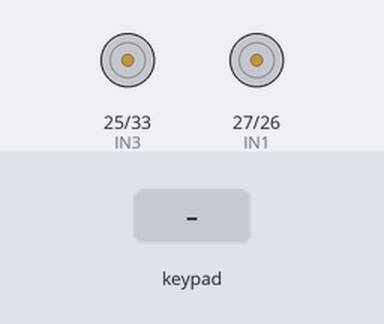
A sketch run on a simulated ESP32. Shown: motor-driver pin pairs drawn as motors (green arrow = first pin HIGH = forward, orange = second pin HIGH = backward, longer = more drive). Inputs (shaded band) come from the test bench.

Above: at 1.2 s.
1.3 s: key 'U' pressed
At 1.5 s:
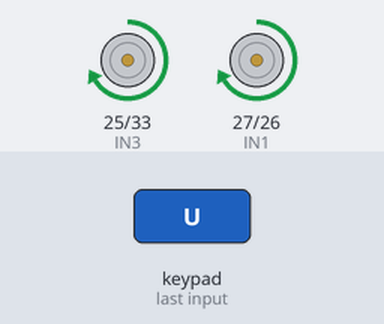
3.2 s: key 'D' pressed
At 3.4 s:
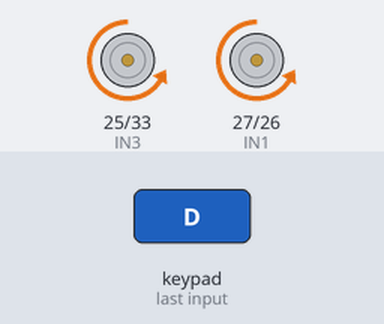
5.1 s: key 'L' pressed
At 5.3 s:
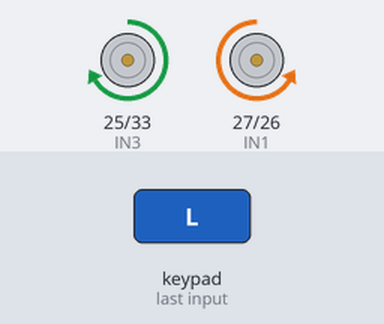
7.0 s: key 'R' pressed
At 7.2 s:
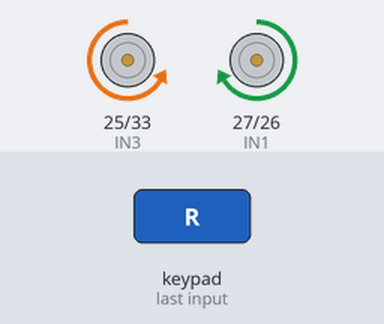
Timing chart, 0 to 9.9 s (numbered marks = the images above; inputs shaded):
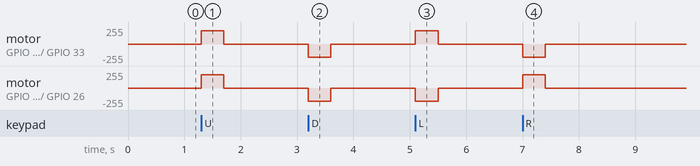

Measured:
- after the input at 1.3 s, motor on GPIO 25 (IN3) / GPIO 33 (IN4), motor on GPIO 27 (IN1) / GPIO 26 (IN2): stopped → forward 200/255 at once, → stopped 0.40 s later
- after the input at 3.2 s, motor on GPIO 25 (IN3) / GPIO 33 (IN4), motor on GPIO 27 (IN1) / GPIO 26 (IN2): stopped → backward 200/255 at once, → stopped 0.40 s later
- after the input at 5.1 s, motor on GPIO 25 (IN3) / GPIO 33 (IN4): stopped → forward 200/255 at once, → stopped 0.40 s later; motor on GPIO 27 (IN1) / GPIO 26 (IN2): stopped → backward 200/255 at once, → stopped 0.40 s later
- after the input at 7.0 s, motor on GPIO 25 (IN3) / GPIO 33 (IN4): stopped → backward 200/255 at once, → stopped 0.40 s later; motor on GPIO 27 (IN1) / GPIO 26 (IN2): stopped → forward 200/255 at once, → stopped 0.40 s later

The sketch:

ex12_carrinho_dabble.ino
```cpp
/*
 * ================================================================
 *  CARRINHO 4WD - ESP32 + PONTE H (L298N)
 *  CÓDIGO 2: CONTROLE PELO APP DABBLE (BLUETOOTH)
 * ================================================================
 *  Oficina de Sistemas Embarcados - Desafio Final
 *
 *  Biblioteca necessária: "DabbleESP32" (Gerenciador de Bibliotecas)
 *
 *  ATENÇÃO: a DabbleESP32 NÃO compila com o pacote de placas ESP32 3.x.
 *  Em Ferramentas > Placa > Gerenciador de Placas, instale a versão
 *  2.0.17 do pacote "esp32 by Espressif Systems".
 *
 *  No celular:
 *   1. Abra o Dabble e conecte pelo ícone de conexão DO PRÓPRIO APP
 *      (não pareie pelas configurações de Bluetooth do celular).
 *   2. Escolha o nome do seu carrinho e abra o módulo "Gamepad".
 *
 *  Controles:
 *   Modo Digital  : setas movem o carrinho (cima + lado = curva)
 *   Modo Joystick : controle proporcional (quanto mais longe, mais rápido)
 *   Triângulo = rápido | Círculo = médio | X = devagar
 *   Quadrado  = livre para o desafio (buzina, farol, etc.)
 *
 *  Ligações: iguais às do Código 1 (só pinos do lado do VIN).
 *   D27 -> IN1 | D26 -> IN2 | D25 -> IN3 | D33 -> IN4 | GND -> GND
 *   DEIXE OS JUMPERS do ENA e do ENB colocados.
 * ================================================================
 */

#define CUSTOM_SETTINGS
#define INCLUDE_GAMEPAD_MODULE
#include <DabbleESP32.h>

// Cada equipe deve usar um nome DIFERENTE, senão os carrinhos se confundem!
const char* NOME_BLUETOOTH = "Carrinho_Equipe1";

// ---------------- PINOS ----------------
const int IN1 = 27;   // motores esquerdos
const int IN2 = 26;   // motores esquerdos
const int IN3 = 25;   // motores direitos
const int IN4 = 33;   // motores direitos

const bool INVERTER_MOTOR_ESQ = false;  // true se o lado girar ao contrário
const bool INVERTER_MOTOR_DIR = false;

// ---------------- VELOCIDADES (ajustadas para 4WD) ----------------
const int VEL_RAPIDA = 255;
const int VEL_MEDIA  = 200;
const int VEL_LENTA  = 150;
const int VEL_MINIMA = 110;   // abaixo disso os motores costumam não girar
int velocidade = VEL_MEDIA;

// ---------------- FUNÇÕES DOS MOTORES ----------------
// vel: -255 a 255. Um pino recebe o PWM e o outro fica em 0.
void controlarMotor(int pinoA, int pinoB, int vel, bool inverter) {
  if (inverter) vel = -vel;
  vel = constrain(vel, -255, 255);

  if (vel > 0)      { analogWrite(pinoA, vel); analogWrite(pinoB, 0);    }
  else if (vel < 0) { analogWrite(pinoA, 0);   analogWrite(pinoB, -vel); }
  else              { analogWrite(pinoA, 0);   analogWrite(pinoB, 0);    }
}

void moverMotores(int velEsq, int velDir) {
  controlarMotor(IN1, IN2, velEsq, INVERTER_MOTOR_ESQ);
  controlarMotor(IN3, IN4, velDir, INVERTER_MOTOR_DIR);
}

void parar() { moverMotores(0, 0); }

// Converte um fator de -1.0 a 1.0 em PWM, respeitando a velocidade mínima
int converterPWM(float fator) {
  if (fabs(fator) < 0.1) return 0;  // zona morta do joystick
  int pwm = VEL_MINIMA + (velocidade - VEL_MINIMA) * fabs(fator);
  return (fator > 0) ? pwm : -pwm;
}

// ---------------- MODO DIGITAL (setas) ----------------
void controleDigital() {
  bool cima     = GamePad.isUpPressed();
  bool baixo    = GamePad.isDownPressed();
  bool esquerda = GamePad.isLeftPressed();
  bool direita  = GamePad.isRightPressed();

  int curva = velocidade * 0.4;  // lado interno mais lento na curva

  if (cima && esquerda)       moverMotores(curva, velocidade);         // curva frente-esquerda
  else if (cima && direita)   moverMotores(velocidade, curva);         // curva frente-direita
  else if (baixo && esquerda) moverMotores(-curva, -velocidade);       // curva ré-esquerda
  else if (baixo && direita)  moverMotores(-velocidade, -curva);       // curva ré-direita
  else if (cima)              moverMotores(velocidade, velocidade);    // frente
  else if (baixo)             moverMotores(-velocidade, -velocidade);  // ré
  else if (esquerda)          moverMotores(-velocidade, velocidade);   // gira esquerda
  else if (direita)           moverMotores(velocidade, -velocidade);   // gira direita
  else                        parar();
}

// ---------------- MODO JOYSTICK ----------------
// "Mistura diferencial": o eixo Y dá a velocidade para frente/trás
// e o eixo X faz um lado girar mais que o outro para virar.
void controleJoystick() {
  float x = GamePad.getXaxisData();  // -7 (esquerda) a +7 (direita)
  float y = GamePad.getYaxisData();  // -7 (baixo)    a +7 (cima)

  float esq = constrain((y + x) / 7.0, -1.0, 1.0);
  float dir = constrain((y - x) / 7.0, -1.0, 1.0);

  moverMotores(converterPWM(esq), converterPWM(dir));
}

// ---------------- SETUP ----------------
void setup() {
  pinMode(IN1, OUTPUT);
  pinMode(IN2, OUTPUT);
  pinMode(IN3, OUTPUT);
  pinMode(IN4, OUTPUT);
  parar();

  Dabble.begin(NOME_BLUETOOTH);
}

// ---------------- LOOP ----------------
void loop() {
  Dabble.processInput();  // lê os comandos do app (sempre no início do loop)

  // Troca de velocidade
  if (GamePad.isTrianglePressed()) velocidade = VEL_RAPIDA;
  if (GamePad.isCirclePressed())   velocidade = VEL_MEDIA;
  if (GamePad.isCrossPressed())    velocidade = VEL_LENTA;

  // Botão livre para o desafio (ex: LED ou buzzer no D13, D14 ou D32)
  // if (GamePad.isSquarePressed()) { ... }

  // Se o joystick estiver sendo usado, ele tem prioridade; senão, usa as setas
  if (GamePad.getRadius() > 0) {
    controleJoystick();
  } else {
    controleDigital();
  }
}
```
